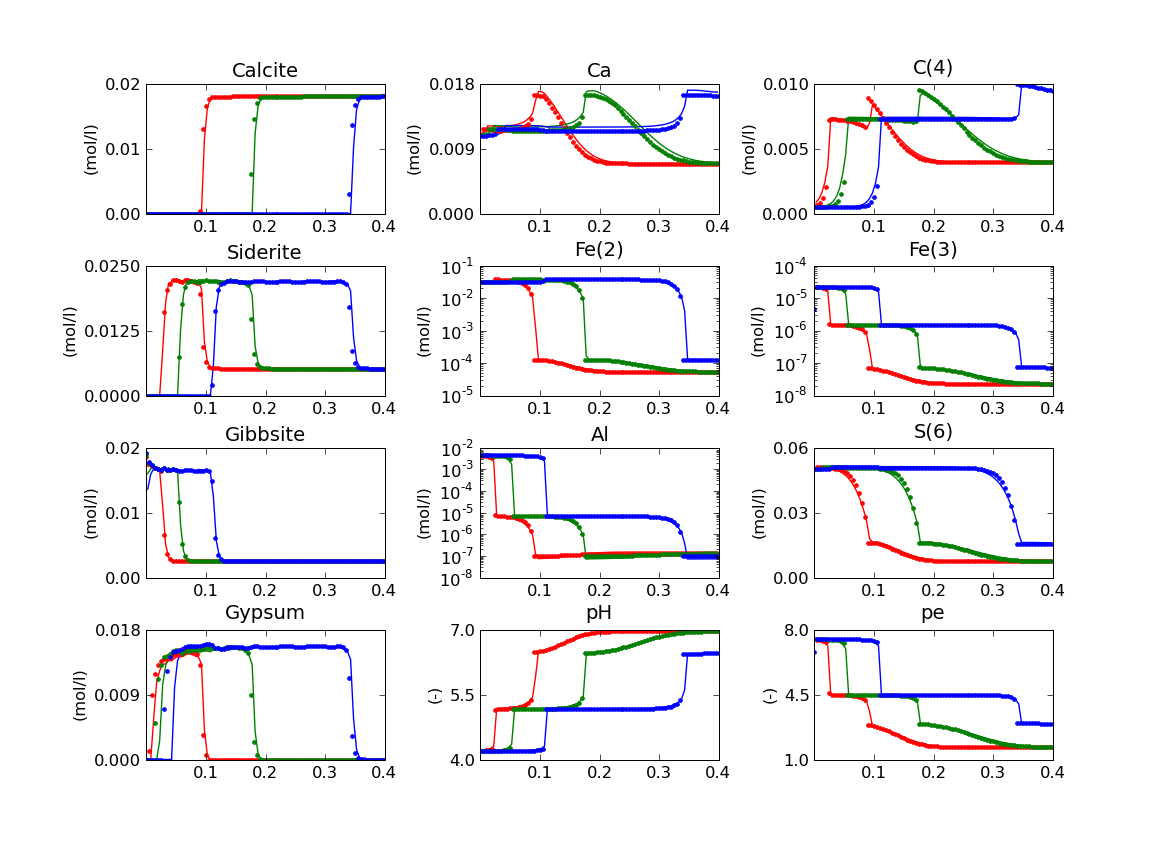

Generate this figure with Python:
# Example 3 from PHT3D v1.0 manual

from pylab import *

pht3d = loadtxt('pht3d.sel', skiprows=1)
C_4 = loadtxt('PHT3D001.ACN')
Ca = loadtxt('PHT3D002.ACN')
Cl = loadtxt('PHT3D003.ACN')
Mg = loadtxt('PHT3D004.ACN')
Na = loadtxt('PHT3D005.ACN')
K = loadtxt('PHT3D006.ACN')
Fe_2 = pht3d[:, 0]
Fe_3 = pht3d[:, 1]
Mn_2 = loadtxt('PHT3D008.ACN')
Al = loadtxt('PHT3D009.ACN')
Si = loadtxt('PHT3D010.ACN')
S_6 = loadtxt('PHT3D011.ACN')
pH = loadtxt('PHT3D012.ACN')
pe = loadtxt('PHT3D013.ACN')

cc = loadtxt('PHT3D014.ACN')
sid = loadtxt('PHT3D015.ACN')
gyp = loadtxt('PHT3D016.ACN')
sio2 = loadtxt('PHT3D017.ACN')
gib =  loadtxt('PHT3D018.ACN')
feoh =  loadtxt('PHT3D019.ACN')

porosity = 0.35
cc = cc / porosity
sid = sid / porosity
gyp = gyp / porosity
sio2 = sio2 / porosity
gib = gib / porosity
feoh = feoh / porosity

Al_ms_1 = loadtxt('verif/ms_al_6.dat')
Al_ms_2 = loadtxt('verif/ms_al_12.dat')
Al_ms_3 = loadtxt('verif/ms_al_24.dat')

C_4_ms_1 = loadtxt('verif/ms_co3_6.dat')
C_4_ms_2 = loadtxt('verif/ms_co3_12.dat')
C_4_ms_3 = loadtxt('verif/ms_co3_24.dat')

Ca_ms_1 = loadtxt('verif/ms_ca_6.dat')
Ca_ms_2 = loadtxt('verif/ms_ca_12.dat')
Ca_ms_3 = loadtxt('verif/ms_ca_24.dat')

Fe_2_ms_1 = loadtxt('verif/ms_fe2_6.dat')
Fe_2_ms_2 = loadtxt('verif/ms_fe2_12.dat')
Fe_2_ms_3 = loadtxt('verif/ms_fe2_24.dat')

Fe_3_ms_1 = loadtxt('verif/ms_fe3_6.dat')
Fe_3_ms_2 = loadtxt('verif/ms_fe3_12.dat')
Fe_3_ms_3 = loadtxt('verif/ms_fe3_24.dat')

S_6_ms_1 = loadtxt('verif/ms_s6_6.dat')
S_6_ms_2 = loadtxt('verif/ms_s6_12.dat')
S_6_ms_3 = loadtxt('verif/ms_s6_24.dat')

pH_ms_1 = loadtxt('verif/ms_ph_6.dat')
pH_ms_2 = loadtxt('verif/ms_ph_12.dat')
pH_ms_3 = loadtxt('verif/ms_ph_24.dat')

pe_ms_1 = loadtxt('verif/ms_pe_6.dat')
pe_ms_2 = loadtxt('verif/ms_pe_12.dat')
pe_ms_3 = loadtxt('verif/ms_pe_24.dat')

cc_ms_1 = loadtxt('verif/ms_calc_6.dat')
cc_ms_2 = loadtxt('verif/ms_calc_12.dat')
cc_ms_3 = loadtxt('verif/ms_calc_24.dat')

gib_ms_1 = loadtxt('verif/ms_gibb_6.dat')
gib_ms_2 = loadtxt('verif/ms_gibb_12.dat')
gib_ms_3 = loadtxt('verif/ms_gibb_24.dat')

sid_ms_1 = loadtxt('verif/ms_sid_6.dat')
sid_ms_2 = loadtxt('verif/ms_sid_12.dat')
sid_ms_3 = loadtxt('verif/ms_sid_24.dat')

gyp_ms_1 = loadtxt('verif/ms_gyp_6.dat')
gyp_ms_2 = loadtxt('verif/ms_gyp_12.dat')
gyp_ms_3 = loadtxt('verif/ms_gyp_24.dat')

#phc = load('phreeqc/ex03.sel')
#C_4_phc = phc[:, 10]
#Ca_phc = phc[:, 6]
#Cl_phc = phc[:, 10]
#Mg_phc = phc[:, 10]
#Na_phc = phc[:, 10]
#K_phc = phc[:, 10]
#Fe_2_phc = phc[:, 7]
#Fe_3_phc = phc[:, 11]
#Mn_2_phc = phc[:, 10]
#Al_phc = phc[:, 8]
#Si_phc = phc[:, 10]
#S_6_phc = phc[:, 12]
#pH_phc = phc[:, 9]
#pe_phc = phc[:, 13]

#cc_phc = phc[:, 2]
#sid_phc = phc[:, 3]
#gyp_phc = phc[:, 5]
#sio2_phc = phc[:, 4]
#gib_phc = phc[:, 4]
#feoh_phc = phc[:, 4]

s1 = 0
e1 = 80
s2 = 80
e2 = 160
s3 = 160
e3 = 240

s1_phc = 80
e1_phc = 160
s2_phc = 160
e2_phc = 240
s3_phc = 320
e3_phc = 400

x = arange(0.0025, 0.40, .005)
x_ms = arange(0, 0.405, 0.005)

#close()
#ioff()
figure()

subplot(4,3,1)
plot(x, cc[s1:e1],'r-', x, cc[s2:e2],'g-', x, cc[s3:e3],'b-')
#plot(x, cc_phc[s1_phc:e1_phc],'g-', x, cc_phc[s2_phc:e2_phc],'g-', x, cc_phc[s3_phc:e3_phc],'g-')
plot(x_ms,cc_ms_1[:,1],'r.', x_ms, cc_ms_2[:,1],'g.', x_ms, cc_ms_3[:,1],'b.')
xlim([0, 0.4])
xticks([0.1, 0.2, 0.3, 0.4])
ylabel('(mol/l)')
yticks([0.0, 0.01, 0.02])
title('Calcite')

subplot(4,3,2)
plot(x, Ca[s1:e1],'r-', x, Ca[s2:e2],'g-', x, Ca[s3:e3],'b-')
#plot(x, Ca_phc[s1_phc:e1_phc],'g-', x, Ca_phc[s2_phc:e2_phc],'g-', x, Ca_phc[s3_phc:e3_phc],'g-')
plot(x_ms,Ca_ms_1[:,1],'r.', x_ms, Ca_ms_2[:,1],'g.', x_ms, Ca_ms_3[:,1],'b.')
xlim([0, 0.4])
xticks([0.1, 0.2, 0.3, 0.4])
ylabel('(mol/l)')
yticks([0.0, 0.009, 0.018])
title('Ca')

subplot(4,3,3)
plot(x, C_4[s1:e1],'r-', x, C_4[s2:e2],'g-', x, C_4[s3:e3],'b-')
#plot(x, C_4_phc[s1_phc:e1_phc],'g-', x, C_4_phc[s2_phc:e2_phc],'g-', x, C_4_phc[s3_phc:e3_phc],'g-')
plot(x_ms,C_4_ms_1[:,1],'r.', x_ms, C_4_ms_2[:,1],'g.', x_ms, C_4_ms_3[:,1],'b.')
xlim([0, 0.4])
xticks([0.1, 0.2, 0.3, 0.4])
ylabel('(mol/l)')
yticks([0.0, 0.005, 0.01])
title('C(4)')

subplot(4,3,4)
plot(x, sid[s1:e1],'r-', x, sid[s2:e2],'g-', x, sid[s3:e3],'b-')
#plot(x, sid_phc[s1_phc:e1_phc],'g-', x, sid_phc[s2_phc:e2_phc],'g-', x, sid_phc[s3_phc:e3_phc],'g-')
plot(x_ms,sid_ms_1[:,1],'r.', x_ms, sid_ms_2[:,1],'g.', x_ms, sid_ms_3[:,1],'b.')
xlim([0, 0.4])
xticks([0.1, 0.2, 0.3, 0.4])
ylabel('(mol/l)')
yticks([0.0, 0.0125, 0.025])
title('Siderite')

subplot(4,3,5)
semilogy(x, Fe_2[s1:e1],'r-', x, Fe_2[s2:e2],'g-', x, Fe_2[s3:e3],'b-')
#semilogy(x, Fe_2_phc[s1_phc:e1_phc],'g-', x, Fe_2_phc[s2_phc:e2_phc],'g-', x, Fe_2_phc[s3_phc:e3_phc],'g-')
semilogy(x_ms,Fe_2_ms_1[:,1],'r.', x_ms, Fe_2_ms_2[:,1],'g.', x_ms, Fe_2_ms_3[:,1],'b.')
xlim([0, 0.4])
xticks([0.1, 0.2, 0.3, 0.4])
ylabel('(mol/l)')
title('Fe(2)')

subplot(4,3,6)
semilogy(x, Fe_3[s1:e1],'r-', x, Fe_3[s2:e2],'g-', x, Fe_3[s3:e3],'b-')
#semilogy(x, Fe_3_phc[s1_phc:e1_phc],'g-', x, Fe_3_phc[s2_phc:e2_phc],'g-', x, Fe_3_phc[s3_phc:e3_phc],'g-')
semilogy(x_ms,Fe_3_ms_1[:,1],'r.', x_ms, Fe_3_ms_2[:,1],'g.', x_ms, Fe_3_ms_3[:,1],'b.')
xlim([0, 0.4])
xticks([0.1, 0.2, 0.3, 0.4])
ylabel('(mol/l)')
title('Fe(3)')

subplot(4,3,7)
plot(x, gib[s1:e1],'r-', x, gib[s2:e2],'g-', x, gib[s3:e3],'b-')
#plot(x, gib_phc[s1_phc:e1_phc],'g-', x, gib_phc[s2_phc:e2_phc],'g-', x, gib_phc[s3_phc:e3_phc],'g-')
plot(x_ms,gib_ms_1[:,1],'r.', x_ms, gib_ms_2[:,1],'g.', x_ms, gib_ms_3[:,1],'b.')
xlim([0, 0.4])
xticks([0.1, 0.2, 0.3, 0.4])
ylabel('(mol/l)')
yticks([0.0, 0.01, 0.02])
title('Gibbsite')

subplot(4,3,8)
semilogy(x, Al[s1:e1],'r-', x, Al[s2:e2],'g-', x, Al[s3:e3],'b-')
#semilogy(x, Al_phc[s1_phc:e1_phc],'g-', x, Al_phc[s2_phc:e2_phc],'g-', x, Al_phc[s3_phc:e3_phc],'g-')
semilogy(x_ms,Al_ms_1[:,1],'r.', x_ms, Al_ms_2[:,1],'g.', x_ms, Al_ms_3[:,1],'b.')
xlim([0, 0.4])
xticks([0.1, 0.2, 0.3, 0.4])
ylabel('(mol/l)')
title('Al')

subplot(4,3,9)
plot(x, S_6[s1:e1],'r-', x, S_6[s2:e2],'g-', x, S_6[s3:e3],'b-')
#plot(x, S_6_phc[s1_phc:e1_phc],'g-', x, S_6_phc[s2_phc:e2_phc],'g-', x, S_6_phc[s3_phc:e3_phc],'g-')
plot(x_ms,S_6_ms_1[:,1],'r.', x_ms, S_6_ms_2[:,1],'g.', x_ms, S_6_ms_3[:,1],'b.')
xlim([0, 0.4])
xticks([0.1, 0.2, 0.3, 0.4])
ylabel('(mol/l)')
yticks([0.0, 0.03, 0.06])
title('S(6)')

subplot(4,3,10)
plot(x, gyp[s1:e1],'r-', x, gyp[s2:e2],'g-', x, gyp[s3:e3],'b-')
#plot(x, gyp_phc[s1_phc:e1_phc],'g-', x, gyp_phc[s2_phc:e2_phc],'g-', x, gyp_phc[s3_phc:e3_phc],'g-')
plot(x_ms,gyp_ms_1[:,1],'r.', x_ms, gyp_ms_2[:,1],'g.', x_ms, gyp_ms_3[:,1],'b.')
xlim([0, 0.4])
xticks([0.1, 0.2, 0.3, 0.4])
ylabel('(mol/l)')
yticks([0.0, 0.009, 0.018])
title('Gypsum')

subplot(4,3,11)
plot(x, pH[s1:e1],'r-', x, pH[s2:e2],'g-', x, pH[s3:e3],'b-')
#plot(x, pH_phc[s1_phc:e1_phc],'g-', x, pH_phc[s2_phc:e2_phc],'g-', x, pH_phc[s3_phc:e3_phc],'g-')
plot(x_ms,pH_ms_1[:,1],'r.', x_ms, pH_ms_2[:,1],'g.', x_ms, pH_ms_3[:,1],'b.')
xlim([0, 0.4])
xticks([0.1, 0.2, 0.3, 0.4])
ylabel('(-)')
yticks([4.0, 5.5, 7.0])
title('pH')

subplot(4,3,12)
plot(x, pe[s1:e1],'r-', x, pe[s2:e2],'g-', x, pe[s3:e3],'b-')
#plot(x, pe_phc[s1_phc:e1_phc],'g-', x, pe_phc[s2_phc:e2_phc],'g-', x, pe_phc[s3_phc:e3_phc],'g-')
plot(x_ms,pe_ms_1[:,1],'r.', x_ms, pe_ms_2[:,1],'g.', x_ms, pe_ms_3[:,1],'b.')
xlim([0, 0.4])
xticks([0.1, 0.2, 0.3, 0.4])
ylabel('(-)')
yticks([1.0, 4.5, 8.0])
title('pe')

subplots_adjust(hspace = 0.4, wspace = 0.4)

#ion()
show()
